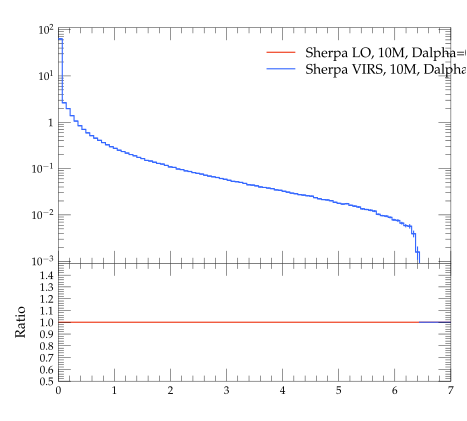

Recreate this plot in Python.
#! /usr/bin/env python

# This Python script was auto-generated using YODA v2.0.0.
# Analysis object: /evtb/inc_jg_pt
# Timestamp: 15-04-2024 (14:39:01)

import matplotlib as mpl
import matplotlib.pyplot as plt
mpl.use('Agg') # comment out for interactive use
import os
import numpy as np

plotDir = os.path.split(os.path.realpath(__file__))[0]
if 'YODA_USER_PLOT_PATH' in globals():
    plot_outdir = globals()['YODA_USER_PLOT_PATH']
else:
    plot_outdir = plotDir

#plot style
plt.style.use(os.path.join(plotDir, '../default.mplstyle'))
# plot metadata
figW, figH = plt.rcParams['figure.figsize']
ax_xLabel = r''
ax_yLabel = r''
ax_title  = r''
ax_xScale = 'linear'
ax_yScale = 'log'
xLims = (0.0, 7.0)
yLims = (0.0009000000000000001, 110.00000000000001)

# TeX-friendly labels for the legend
labels = [ r"Sherpa LO, 10M, Dalpha=0.01", r"Sherpa VIRS, 10M, Dalpha=0.01" ]

# Create figure and axis objects
fig, (ax, ratio0_ax) = plt.subplots(2, 1, sharex=True,
                  figsize=(figW,figH), gridspec_kw={'height_ratios': (2, 1)})
ratio0_ax.yaxis.set_major_locator(mpl.ticker.MultipleLocator(0.1))
ratio0_ax.set_ylim(0.5, 1.4999)
ratio0_ax.set_ylabel('Ratio')

# LineColor map: curve index -> color
linecolors = {0: '#EE3311', 1: '#3366FF'}
# the numerical data is stored in a separate file
dataf = dict()
prefix = os.path.split(__file__)[0]
if prefix:    prefix = prefix + '/'
exec(open(prefix+'inc_jg_pt__data.py').read(), dataf)


legend_handles = [] # keep track of handles for the legend

# style options for curves
# starts at zorder>=5 to draw curve on top of legend
styles = {
  'curve0': {
    'color' : linecolors[0],
    'linestyle' : '-',
    'marker' : 'o',
    'zorder' : 5,
    'histstyle' : True,
  },
  'curve1': {
    'color' : linecolors[1],
    'linestyle' : '-',
    'marker' : 'o',
    'zorder' : 6,
    'histstyle' : True,
  },
}
# curve from input yoda files in main panel
for label in dataf['yvals'].keys():
    if all(np.isnan(v) for v in dataf['yvals'][label]):
        continue
    tmp = None
    if styles[label]['histstyle']: # draw as histogram
        tmp, = ax.plot(dataf['xedges'], dataf['yedges'][label],
                       color=styles[label]['color'],
                       linestyle=styles[label]['linestyle'],
                       drawstyle='steps-pre', solid_joinstyle='miter',
                       zorder=styles[label]['zorder'], label=label)
        ax.errorbar(dataf['xpoints'], dataf['yvals'][label], color=styles[label]['color'],
                    xerr=dataf['xerrs'], yerr=[dataf['ydowns'][label], dataf['yups'][label]],
                    linestyle='none', zorder=styles[label]['zorder'])
    else: # draw as scatter
        tmp = ax.errorbar(dataf['xpoints'], dataf['yvals'][label],
                          xerr=dataf['xerrs'],
                          yerr=[ dataf['ydowns'][label],
                          dataf['yups'][label] ],
                          fmt=styles[label]['marker'],
                          ecolor=styles[label]['color'],
                          color=styles[label]['color'], zorder=2)
        tmp[-1][0].set_linestyle(styles[label]['linestyle'])
    legend_handles += [tmp]
    for varLabel in dataf['variation_yvals'].keys():
        if varLabel.startswith(label):
            tmp, = ax.plot(dataf['xedges'], dataf['variation_yvals'][varLabel],
                           color=styles[label]['color'],
                           linestyle=styles[label]['linestyle'],
                           drawstyle='steps-pre', solid_joinstyle='miter',
                           zorder=styles[label]['zorder'], alpha=0.5)


# plots on ratio panel
# curve from input yoda files in ratio panel
for label, yvals in dataf['ratio0_yvals'].items():
    if all(np.isnan(v) for v in yvals):
        continue
    if styles[label]['histstyle']: # plot as histogram
        ratio0_ax.plot(dataf['xedges'], yvals,
                       color=styles[label]['color'],
                       linestyle=styles[label]['linestyle'],
                       drawstyle='steps-pre', zorder=1,
                       solid_joinstyle='miter')
        ratio0_ax.vlines(dataf['xpoints'],
                         dataf['ratio0_ymin'][label],
                         dataf['ratio0_ymax'][label],
                         color=styles[label]['color'], zorder=1)
    else: # plot as scatter
        tmp = ratio0_ax.errorbar(dataf['xpoints'],
                                 yvals, xerr=dataf['xerrs'],
                                 yerr=dataf['ratio0_yerrs'][label],
                                 fmt=styles[label]['marker'],
                                 ecolor=styles[label]['color'],
                                 color=styles[label]['color'])
        tmp[-1][0].set_linestyle(styles[label]['linestyle'])

    for varlabel in dataf['ratio0_variation_vals'].keys():
        if varlabel.startswith(label):
            ratio0_ax.plot(dataf['xedges'],
                            dataf['ratio0_variation_vals'][varlabel],
                            color=styles[label]['color'],
                            linestyle=styles[label]['linestyle'],
                            drawstyle='steps-pre', solid_joinstyle='miter',
                            zorder=1, alpha=0.5)

legend_pos = (0.5, 0.97)
ax.legend(legend_handles, labels, loc='upper left', bbox_to_anchor=legend_pos)

# set plot metadata as defined above
ratio0_ax.set_xlabel(ax_xLabel)
ratio0_ax.xaxis.set_label_coords(1., -.15)
ax.set_ylabel(ax_yLabel, loc='top')
ax.set_title(ax_title, loc='left')
ax.set_xscale(ax_xScale)
ax.set_yscale(ax_yScale)
ax.set_xlim(xLims)
ax.set_ylim(yLims)

# tick formatting
plt.rcParams['xtick.top'] = True
plt.rcParams['ytick.right'] = True
ax.yaxis.set_major_locator(mpl.ticker.LogLocator(base=10.0, numticks=np.inf))
ax.yaxis.set_minor_locator(mpl.ticker.LogLocator(
                           base=10.0, subs=np.arange(0.1, 1, 0.1), numticks=np.inf))
fig.align_ylabels((ax, ratio0_ax))
plt.savefig(os.path.join(plot_outdir, 'inc_jg_pt.pdf'), format='PDF')
plt.savefig(os.path.join(plot_outdir, 'inc_jg_pt.png'), format='PNG')

plt.close(fig)
